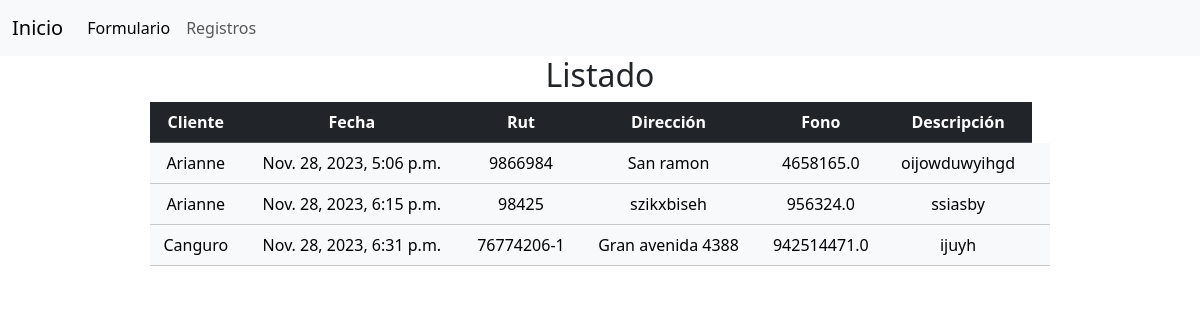
/listado/, run on an earlier commit of the app's database.
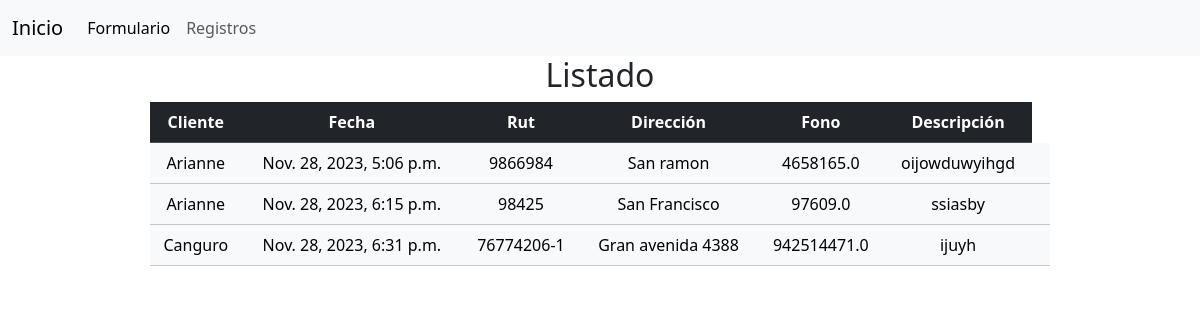
And on a later commit of the database.
### login/models.py (models this page shows)
class Formulario(models.Model):
    cliente = models.CharField(max_length=30)
    fecha = models.DateTimeField(auto_now_add=True)
    rut = models.CharField(max_length=12)
    direccion = models.CharField(max_length=100)
    fono = models.FloatField()
    descripcion = models.CharField(max_length=200)

### login/views.py (the view)
# urls.py: path('listado/',views.listado, name='listado'),
def listado(request):
    registros = Formulario.objects.all()
    return render(request,"listado.html", {
        'registros': registros
    })

### login/templates/listado.html (shortened to what this page needs)
<!DOCTYPE html>
<html lang="en">
<head>
    <link rel="stylesheet" type="text/css" href="https://cdn.jsdelivr.net/npm/bootstrap@5.3.2/dist/css/bootstrap.min.css">
    <link rel="stylesheet" href="https://cdnjs.cloudflare.com/ajax/libs/font-awesome/6.4.2/css/all.min.css" />
</head>
<body>
    <nav class="navbar navbar-expand-lg bg-body-tertiary">
        <div class="container-fluid">
          <a class="navbar-brand" href="{% url 'iniciar' %}">Inicio</a>
          <div class="collapse navbar-collapse" id="navbarNav">
            <ul class="navbar-nav">
              <li class="nav-item">
                <a class="nav-link active" aria-current="page" href="{% url 'home' %}">Formulario</a>
              </li>
              <li class="nav-item">
                <a class="nav-link" href="{% url 'listado' %}">Registros</a>
              </li>
            </ul>
          </div>
        </div>
      </nav>
<h2 class="text-center"> Listado</h2>
<table class="table table-light w-75 mx-auto text-center ">
    <tr class="table-dark w-75">
        <th>Cliente</th>
        <th>Fecha</th>
        <th>Rut</th>
        <th>Dirección</th>
        <th>Fono</th>
        <th>Descripción</th>
    </tr>
{% for registro in registros %}
    <tr>
    <td>{{registro.cliente}}</td>
    <td>{{registro.fecha}}</td>
    <td>{{registro.rut}}</td>
    <td>{{registro.direccion}}</td>
    <td>{{registro.fono}}</td>
    <td>{{registro.descripcion}}</td>
    <td></td>
    </tr>
    {% endfor %}
</table>
</body>

What changed in the data, as far as the page shows it:
changed Formulario "ssiasby": direccion "szikxbiseh" → "San Francisco"; fono "956324.0" → "97609.0"
